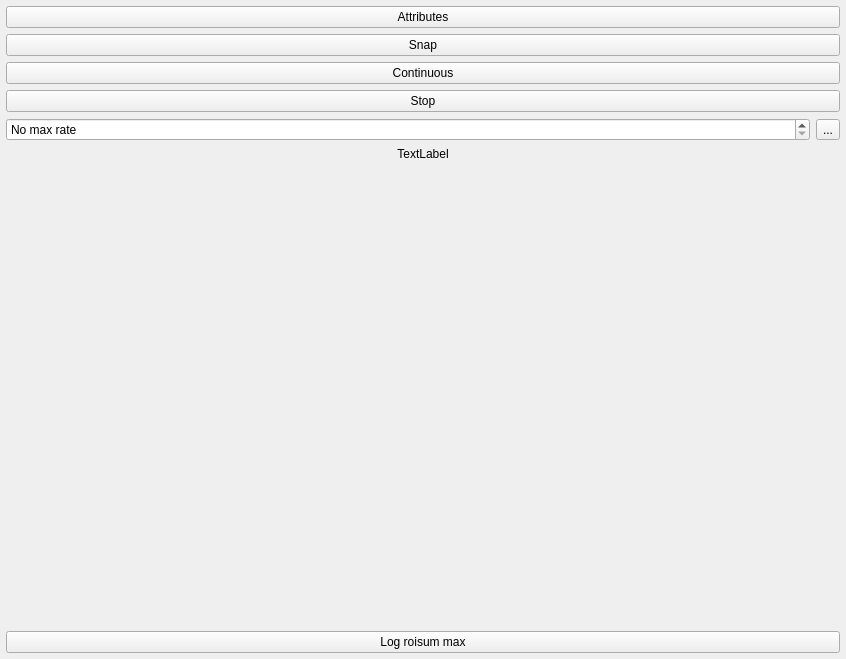
<?xml version="1.0" encoding="UTF-8"?>
<ui version="4.0">
 <class>Form</class>
 <widget class="QWidget" name="Form">
  <property name="geometry">
   <rect>
    <x>0</x>
    <y>0</y>
    <width>846</width>
    <height>659</height>
   </rect>
  </property>
  <property name="windowTitle">
   <string>Form</string>
  </property>
  <layout class="QHBoxLayout" name="horizontalLayout_2">
   <property name="leftMargin">
    <number>6</number>
   </property>
   <property name="topMargin">
    <number>6</number>
   </property>
   <property name="rightMargin">
    <number>6</number>
   </property>
   <property name="bottomMargin">
    <number>6</number>
   </property>
   <item>
    <layout class="QHBoxLayout" name="horizontalLayout">
     <item>
      <layout class="QVBoxLayout" name="verticalLayout">
       <item>
        <widget class="QPushButton" name="pushButton_attributes">
         <property name="toolTip">
          <string>View IMAQdx attributes</string>
         </property>
         <property name="text">
          <string>Attributes</string>
         </property>
         <property name="icon">
          <iconset resource="../../../clones/qtutils/qtutils/icons/icons.qrc">
           <normaloff>:/qtutils/fugue/table-export.png</normaloff>:/qtutils/fugue/table-export.png</iconset>
         </property>
        </widget>
       </item>
       <item>
        <widget class="QPushButton" name="pushButton_snap">
         <property name="toolTip">
          <string>Take a single image</string>
         </property>
         <property name="text">
          <string>Snap</string>
         </property>
         <property name="icon">
          <iconset resource="../../../clones/qtutils/qtutils/icons/icons.qrc">
           <normaloff>:/qtutils/fugue/control-stop.png</normaloff>:/qtutils/fugue/control-stop.png</iconset>
         </property>
        </widget>
       </item>
       <item>
        <widget class="QPushButton" name="pushButton_continuous">
         <property name="toolTip">
          <string>Acquire images continuously</string>
         </property>
         <property name="text">
          <string>Continuous</string>
         </property>
         <property name="icon">
          <iconset resource="../../../clones/qtutils/qtutils/icons/icons.qrc">
           <normaloff>:/qtutils/fugue/control.png</normaloff>:/qtutils/fugue/control.png</iconset>
         </property>
        </widget>
       </item>
       <item>
        <widget class="QPushButton" name="pushButton_stop">
         <property name="toolTip">
          <string>Stop acquiring images</string>
         </property>
         <property name="text">
          <string>Stop</string>
         </property>
         <property name="icon">
          <iconset resource="../../../clones/qtutils/qtutils/icons/icons.qrc">
           <normaloff>:/qtutils/fugue/control-stop-square.png</normaloff>:/qtutils/fugue/control-stop-square.png</iconset>
         </property>
        </widget>
       </item>
       <item>
        <layout class="QHBoxLayout" name="horizontalLayout_3">
         <property name="topMargin">
          <number>0</number>
         </property>
         <item>
          <widget class="QDoubleSpinBox" name="doubleSpinBox_maxrate">
           <property name="toolTip">
            <string>&lt;html&gt;&lt;head/&gt;&lt;body&gt;&lt;p&gt;Maximum frame rate in continuous acquisition mode. Use this to reduce load on the computer during continuous acquisition,otherwise frames are acquired as quickly as possible, which may not be desirable on slower computers.&lt;/p&gt;&lt;/body&gt;&lt;/html&gt;</string>
           </property>
           <property name="specialValueText">
            <string>No max rate</string>
           </property>
           <property name="prefix">
            <string/>
           </property>
           <property name="suffix">
            <string> fps</string>
           </property>
           <property name="decimals">
            <number>1</number>
           </property>
           <property name="maximum">
            <double>9999.000000000000000</double>
           </property>
           <property name="value">
            <double>0.000000000000000</double>
           </property>
          </widget>
         </item>
         <item>
          <widget class="QToolButton" name="toolButton_nomax">
           <property name="toolTip">
            <string>No max rate</string>
           </property>
           <property name="text">
            <string>...</string>
           </property>
           <property name="icon">
            <iconset resource="../../../clones/qtutils/qtutils/icons/icons.qrc">
             <normaloff>:/qtutils/fugue/arrow-turn-180-left.png</normaloff>:/qtutils/fugue/arrow-turn-180-left.png</iconset>
           </property>
          </widget>
         </item>
        </layout>
       </item>
       <item>
        <widget class="QLabel" name="label_fps">
         <property name="text">
          <string>TextLabel</string>
         </property>
         <property name="alignment">
          <set>Qt::AlignCenter</set>
         </property>
        </widget>
       </item>
       <item>
        <spacer name="verticalSpacer">
         <property name="orientation">
          <enum>Qt::Vertical</enum>
         </property>
         <property name="sizeHint" stdset="0">
          <size>
           <width>20</width>
           <height>40</height>
          </size>
         </property>
        </spacer>
       </item>
       <item>
        <widget class="QPushButton" name="pushButton_log_roisum_max">
         <property name="toolTip">
          <string>Log roisum maximum to influxdb</string>
         </property>
         <property name="text">
          <string>Log roisum max</string>
         </property>
         <property name="checkable">
          <bool>true</bool>
         </property>
         <property name="checked">
          <bool>false</bool>
         </property>
        </widget>
       </item>
      </layout>
     </item>
    </layout>
   </item>
  </layout>
 </widget>
 <resources>
  <include location="../../../clones/qtutils/qtutils/icons/icons.qrc"/>
 </resources>
 <connections/>
</ui>
